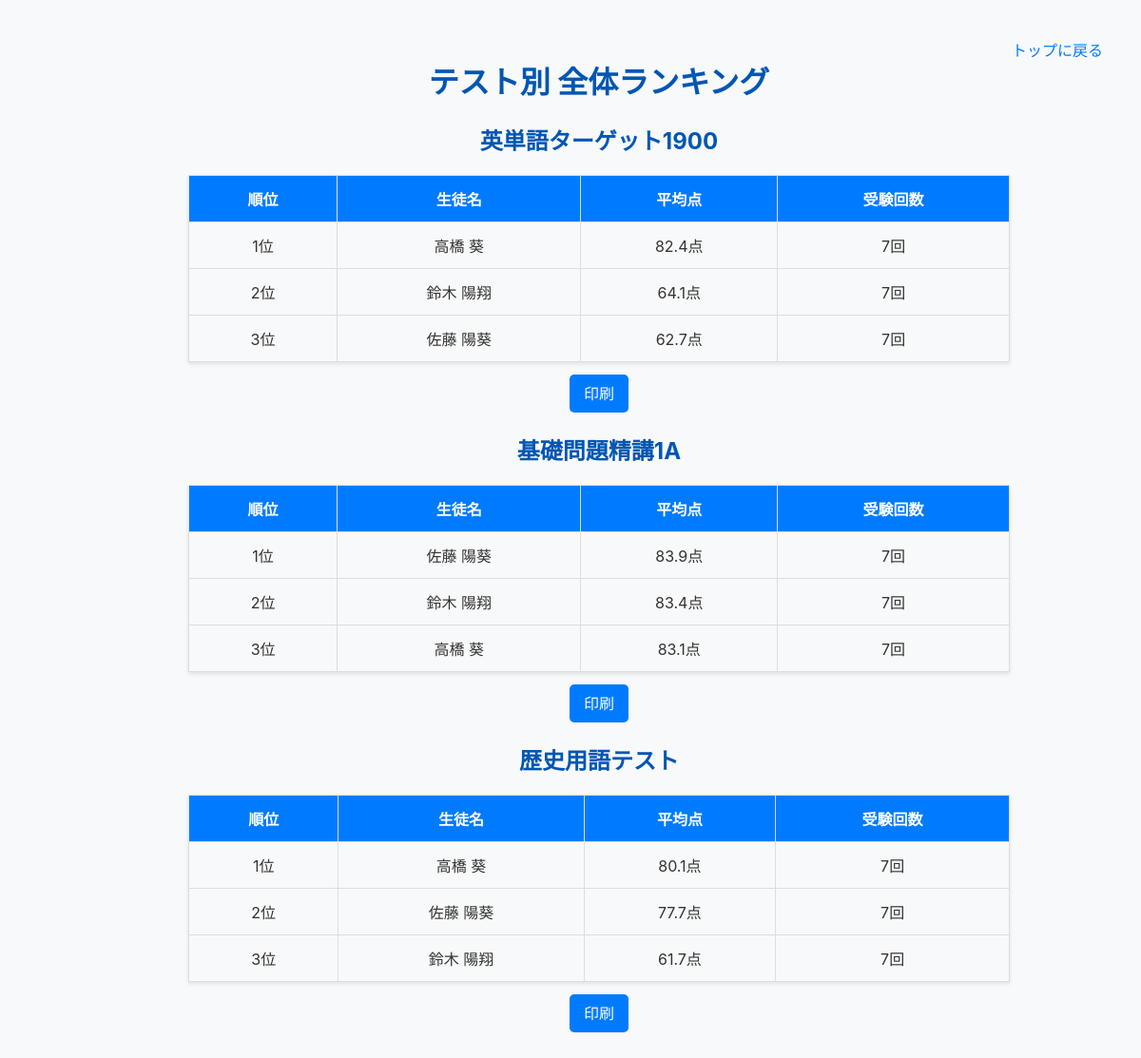
/ranking/average, run on the app's committed database.
### tables this page shows
CREATE TABLE tests (
    id INTEGER PRIMARY KEY AUTOINCREMENT,
    name TEXT NOT NULL UNIQUE
);

CREATE TABLE students (
    id INTEGER PRIMARY KEY AUTOINCREMENT,
    name TEXT NOT NULL UNIQUE
);

### app.py (the view)
@app.route('/ranking/average')
def average_ranking():
    conn = get_db_connection()
    avg_scores_data = conn.execute("""
        SELECT
            t.id as test_id,
            t.name as test_name,
            st.name as student_name,
            AVG(s.score) as average_score,
            COUNT(s.score) as test_count
        FROM scores s
        JOIN tests t ON s.test_id = t.id
        JOIN students st ON s.student_id = st.id
        GROUP BY t.id, st.id
        ORDER BY t.id, average_score DESC
    """).fetchall()
    conn.close()
    rankings_by_test = []
    processed_tests = set()
    if avg_scores_data:
        for score in avg_scores_data:
            test_id = score['test_id']
            if test_id not in processed_tests:
                test_records = [r for r in avg_scores_data if r['test_id'] == test_id]
                rankings_by_test.append({
                    "test_id": test_id, # ▼▼▼ Add this line ▼▼▼
                    "test_name": score['test_name'],
                    "records": test_records
                })
                processed_tests.add(test_id)
    return render_template('average_ranking.html', rankings_by_test=rankings_by_test)

### app.py (called while the page is built)
def get_db_connection():
    conn = sqlite3.connect('database.db')
    conn.row_factory = sqlite3.Row
    return conn

### templates/average_ranking.html (shortened to what this page needs)
{% extends "base.html" %}
{% block content %}
    <h1 style="text-align: center;">テスト別 全体ランキング</h1>
    {% for ranking in rankings_by_test %}
        <div class="ranking-container">
            <h2 style="text-align: center;">{{ ranking.test_name }}</h2>
            <table>
                <thead>
                    <tr>
                        <th>順位</th>
                        <th>生徒名</th>
                        <th>平均点</th>
                        <th>受験回数</th>
                    </tr>
                </thead>
                <tbody>
                    {% for record in ranking.records %}
                    <tr>
                        <td>{{ loop.index }}位</td>
                        <td>{{ record.student_name }}</td>
                        <td>{{ "%.1f"|format(record.average_score) }}点</td>
                        <td>{{ record.test_count }}回</td>
                    </tr>
                    {% endfor %}
                </tbody>
            </table>
            <div style="text-align: center; margin-top: 10px; margin-bottom: 30px;">
                <a href="{{ url_for('print_average_ranking', test_id=ranking.test_id) }}" target="_blank" class="button">印刷</a>
            </div>
        </div>
    {% else %}
        <p style="text-align: center;">表示できる成績データがありません。</p>
    {% endfor %}
{% endblock %}

### static/style.css (style rules this page uses)
body { position: relative; font-family: -apple-system, BlinkMacSystemFont, "Segoe UI", Roboto, "Helvetica Neue", Arial, sans-serif; background-color: #f8f9fa; color: #333; margin: 20px; }
h1, h2, h3 { color: #0056b3; }
a { color: #007bff; text-decoration: none; }
button, a.button { background-color: #007bff; color: white; border: none; padding: 10px 15px; border-radius: 5px; cursor: pointer; font-size: 1em; }
table { border-collapse: collapse; width: 90%; margin: 20px auto; box-shadow: 0 2px 4px rgba(0,0,0,0.1); }
th, td { border: 1px solid #ddd; padding: 12px; text-align: center; }
th { background-color: #007bff; color: white; }

### data on the page
tests: test_name "英単語ターゲット1900", student_name "高橋 葵", average_score "82.4", test_count "7", student_name "鈴木 陽翔", average_score "64.1", student_name "佐藤 陽葵", average_score "62.7"
tests: test_name "基礎問題精講1A", student_name "佐藤 陽葵", average_score "83.9", test_count "7", student_name "鈴木 陽翔", average_score "83.4", student_name "高橋 葵", average_score "83.1"
tests: test_name "歴史用語テスト", student_name "高橋 葵", average_score "80.1", test_count "7", student_name "佐藤 陽葵", average_score "77.7", student_name "鈴木 陽翔", average_score "61.7"
